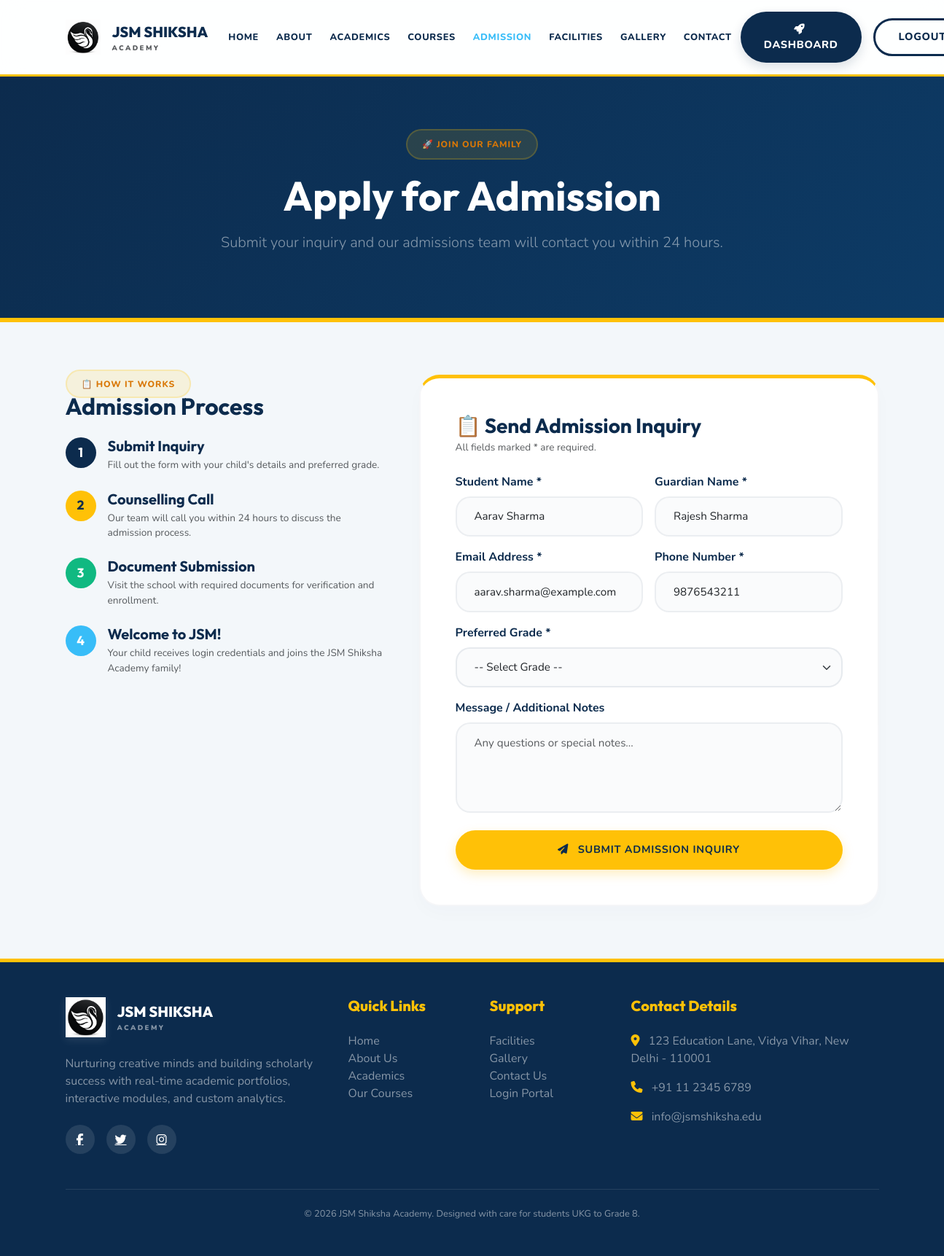
The page /admission/ (signed in) on the database its author committed.
### users/models.py (models this page shows, shortened)
class StudentProfile(models.Model):
    class Status(models.TextChoices):
        ACTIVE = "active", "Active"
        GRADUATED = "graduated", "Graduated"
        TRANSFERRED = "transferred", "Transferred"
        INACTIVE = "inactive", "Inactive"
    user = models.OneToOneField(User, on_delete=models.CASCADE, related_name="student_profile")
    admission_number = models.CharField(max_length=40, unique=True)
    roll_number = models.CharField(max_length=30, blank=True)
    classroom = models.ForeignKey(
        "academics.ClassRoom",
        on_delete=models.SET_NULL,
        related_name="students",
        blank=True,
        null=True,
    )
    date_of_birth = models.DateField(blank=True, null=True)
    guardian_name = models.CharField(max_length=120, blank=True, null=True, default="")
    guardian_phone = models.CharField(max_length=20, blank=True, null=True, default="")
    father_name = models.CharField(max_length=120, blank=True, null=True, default="")
    mother_name = models.CharField(max_length=120, blank=True, null=True, default="")
    emergency_contact = models.CharField(max_length=20, blank=True, null=True, default="")
    house = models.CharField(max_length=80, blank=True, null=True, default="")
    bus_route = models.CharField(max_length=80, blank=True, null=True, default="")
    aadhaar_number = models.CharField(max_length=20, blank=True, null=True, default="")
    blood_group = models.CharField(max_length=10, blank=True, null=True, default="")
    previous_school = models.CharField(max_length=150, blank=True, null=True, default="")
    admission_class = models.CharField(max_length=50, blank=True, null=True, default="")
    guardian_occupation = models.CharField(max_length=120, blank=True, null=True, default="")
    birth_certificate = models.FileField(upload_to="birth_certs/", blank=True, null=True)
    student_signature = models.ImageField(upload_to="student_signatures/", blank=True, null=True)
    religion = models.CharField(max_length=50, blank=True, null=True, default="")
    nationality = models.CharField(max_length=50, blank=True, null=True, default="Indian")
    transport = models.CharField(max_length=120, blank=True, null=True, default="")
    medical_notes = models.TextField(blank=True, null=True, default="")
    documents = models.FileField(upload_to="student_docs/", blank=True, null=True)
    status = models.CharField(max_length=20, choices=Status.choices, default=Status.ACTIVE)
    is_profile_complete = models.BooleanField(default=False)
    created_at = models.DateTimeField(auto_now_add=True)
    updated_at = models.DateTimeField(auto_now=True)

class User(AbstractUser):
    class Roles(models.TextChoices):
        ADMIN = "admin", "Admin"
        TEACHER = "teacher", "Teacher"
        STUDENT = "student", "Student"
    email = models.EmailField(unique=True)
    role = models.CharField(max_length=20, choices=Roles.choices, default=Roles.STUDENT)
    phone = models.CharField(max_length=20, blank=True, null=True, default="")
    address = models.TextField(blank=True, null=True, default="")
    bio = models.TextField(blank=True, null=True, default="")
    avatar = models.ImageField(upload_to="avatars/", blank=True, null=True)
    is_verified = models.BooleanField(default=True)
    date_of_birth = models.DateField(blank=True, null=True)
    gender = models.CharField(max_length=20, blank=True, null=True, default="")
    city = models.CharField(max_length=80, blank=True, null=True, default="")
    state = models.CharField(max_length=80, blank=True, null=True, default="")
    country = models.CharField(max_length=80, blank=True, null=True, default="")
    pincode = models.CharField(max_length=20, blank=True, null=True, default="")
    employee_id = models.CharField(max_length=40, blank=True)
    joining_date = models.DateField(blank=True, null=True)
    profile_visibility = models.BooleanField(default=True)
    email_notifications = models.BooleanField(default=True)
    system_notifications = models.BooleanField(default=True)
    theme = models.CharField(max_length=20, default="light")
    language = models.CharField(max_length=20, default="en")
    registration_status = models.CharField(
        max_length=20,
        choices=[('pending', 'Pending Approval'), ('approved', 'Approved'), ('rejected', 'Rejected')],
        default='approved'
    )
    approved_at = models.DateTimeField(blank=True, null=True)
    approved_by = models.ForeignKey(
        'self',
        on_delete=models.SET_NULL,
        blank=True,
        null=True,
        related_name='approved_users'
    )
    rejected_reason = models.TextField(blank=True)
    created_at = models.DateTimeField(auto_now_add=True)
    updated_at = models.DateTimeField(auto_now=True)

### dashboard/views.py (the view)
# urls.py: path("admission/", views.admission_view, name="admission"),
def admission_view(request):
    if request.method == "POST":
        form = AdmissionInquiryForm(request.POST)
        if form.is_valid():
            inquiry = form.save(commit=False)
            if request.user.is_authenticated:
                inquiry.user = request.user
            inquiry.save()
            messages.success(
                request,
                "Thank you! Your admission inquiry has been received. Our team will contact you shortly.",
                extra_tags='inquiry_success'
            )
            return redirect("admission")
    else:
        initial_data = {}
        if request.user.is_authenticated:
            initial_data['email'] = request.user.email
            initial_data['phone'] = request.user.phone
            initial_data['student_name'] = f"{request.user.first_name} {request.user.last_name}".strip()
            if hasattr(request.user, 'student_profile'):
                initial_data['guardian_name'] = request.user.student_profile.guardian_name
                initial_data['phone'] = request.user.student_profile.guardian_phone or request.user.phone
        form = AdmissionInquiryForm(initial=initial_data)
    return render(request, "home/admission.html", {"form": form})

### dashboard/forms.py
class AdmissionInquiryForm(forms.ModelForm):
    class Meta:
        model = Inquiry
        fields = ["student_name", "guardian_name", "email", "phone", "preferred_class", "message"]
        widgets = {
            "student_name": forms.TextInput(attrs={"class": "form-control rounded-xl p-3", "placeholder": "Student's Full Name"}),
            "guardian_name": forms.TextInput(attrs={"class": "form-control rounded-xl p-3", "placeholder": "Guardian's Full Name"}),
            "email": forms.EmailInput(attrs={"class": "form-control rounded-xl p-3", "placeholder": "Email Address"}),
            "phone": forms.TextInput(attrs={"class": "form-control rounded-xl p-3", "placeholder": "Contact Number"}),
            "preferred_class": forms.TextInput(attrs={"class": "form-control rounded-xl p-3", "placeholder": "Class seeking admission to (e.g. Grade 10)"}),
            "message": forms.Textarea(attrs={"class": "form-control rounded-xl p-3", "rows": 3, "placeholder": "Any special remarks or prior academy details..."}),
        }

### templates/home/admission.html (shortened to what this page needs)
{% extends "base.html" %}
{% load static %}
{% block content %}
<div class="py-5 text-white" style="background: linear-gradient(135deg, var(--primary-color) 0%, #0d3b66 100%); border-bottom: 6px solid var(--accent-color);">
    <div class="container py-4 text-center">
        <span class="badge-premium-gold mb-3 d-inline-block">🚀 Join Our Family</span>
        <h1 class="display-4 fw-bold text-white mb-3" style="font-family:'Outfit',sans-serif;">Apply for Admission</h1>
        <p class="lead text-white-50">Submit your inquiry and our admissions team will contact you within 24 hours.</p>
    </div>
</div>
<div class="py-5">
    <div class="container py-4">
        <div class="row g-5 align-items-start">
            <div class="col-lg-5">
                <span class="badge-premium-gold mb-3">📋 How It Works</span>
                <h2 class="fw-bold mb-4" style="color:var(--primary-color); font-family:'Outfit',sans-serif;">Admission Process</h2>
                <div class="d-flex flex-column gap-4">
                    <div class="d-flex align-items-start gap-3">
                        <div class="rounded-circle d-flex align-items-center justify-content-center fw-bold text-white flex-shrink-0" style="width:42px; height:42px; background:var(--primary-color); font-family:'Outfit',sans-serif; font-size:1.1rem;">1</div>
                        <div>
                            <h5 class="fw-bold mb-1" style="color:var(--primary-color);">Submit Inquiry</h5>
                            <p class="text-muted mb-0" style="font-size:0.85rem;">Fill out the form with your child's details and preferred grade.</p>
                        </div>
                    </div>
                    <div class="d-flex align-items-start gap-3">
                        <div class="rounded-circle d-flex align-items-center justify-content-center fw-bold text-white flex-shrink-0" style="width:42px; height:42px; background:var(--accent-color); color:var(--primary-color) !important; font-family:'Outfit',sans-serif; font-size:1.1rem;">2</div>
                        <div>
                            <h5 class="fw-bold mb-1" style="color:var(--primary-color);">Counselling Call</h5>
                            <p class="text-muted mb-0" style="font-size:0.85rem;">Our team will call you within 24 hours to discuss the admission process.</p>
                        </div>
                    </div>
                    <div class="d-flex align-items-start gap-3">
                        <div class="rounded-circle d-flex align-items-center justify-content-center fw-bold text-white flex-shrink-0" style="width:42px; height:42px; background:var(--pastel-green); font-family:'Outfit',sans-serif; font-size:1.1rem;">3</div>
                        <div>
                            <h5 class="fw-bold mb-1" style="color:var(--primary-color);">Document Submission</h5>
                            <p class="text-muted mb-0" style="font-size:0.85rem;">Visit the school with required documents for verification and enrollment.</p>
                        </div>
                    </div>
                    <div class="d-flex align-items-start gap-3">
                        <div class="rounded-circle d-flex align-items-center justify-content-center fw-bold text-white flex-shrink-0" style="width:42px; height:42px; background:var(--sky-blue); font-family:'Outfit',sans-serif; font-size:1.1rem;">4</div>
                        <div>
                            <h5 class="fw-bold mb-1" style="color:var(--primary-color);">Welcome to JSM!</h5>
                            <p class="text-muted mb-0" style="font-size:0.85rem;">Your child receives login credentials and joins the JSM Shiksha Academy family!</p>
                        </div>
                    </div>
                </div>
            </div>
            <div class="col-lg-7">
                <div class="premium-card p-4 p-md-5 bg-white" style="border-top:5px solid var(--accent-color) !important;">
                    <h3 class="fw-bold mb-1" style="color:var(--primary-color); font-family:'Outfit',sans-serif;">📋 Send Admission Inquiry</h3>
                    <p class="text-muted mb-4" style="font-size:0.85rem;">All fields marked * are required.</p>
                    <form method="post">
                        <div class="row g-3">
                            <div class="col-md-6">
                                <label class="form-label fw-bold text-sm" style="color:var(--primary-color);">Student Name *</label>
                                <input type="text" name="student_name" class="form-control" placeholder="Child's full name" value="{{ form.student_name.value|default:'' }}" required>
                            </div>
                            <div class="col-md-6">
                                <label class="form-label fw-bold text-sm" style="color:var(--primary-color);">Guardian Name *</label>
                                <input type="text" name="guardian_name" class="form-control" placeholder="Parent or Guardian's full name" value="{{ form.guardian_name.value|default:'' }}" required>
                            </div>
                            <div class="col-md-6">
                                <label class="form-label fw-bold text-sm" style="color:var(--primary-color);">Email Address *</label>
                                <input type="email" name="email" class="form-control" placeholder="Parent email" value="{{ form.email.value|default:'' }}" required>
                            </div>
                            <div class="col-md-6">
                                <label class="form-label fw-bold text-sm" style="color:var(--primary-color);">Phone Number *</label>
                                <input type="tel" name="phone" class="form-control" placeholder="+91 XXXXXXXXXX" value="{{ form.phone.value|default:'' }}" required>
                            </div>
                            <div class="col-md-12">
                                <label class="form-label fw-bold text-sm" style="color:var(--primary-color);">Preferred Grade *</label>
                                <select name="preferred_class" class="form-select" required>
                                    <option value="">-- Select Grade --</option>
                                </select>
                            </div>
                            <div class="col-12">
                                <label class="form-label fw-bold text-sm" style="color:var(--primary-color);">Message / Additional Notes</label>
                                <textarea name="message" class="form-control" rows="4" placeholder="Any questions or special notes...">{{ form.message.value|default:'' }}</textarea>
                            </div>
                        </div>
                        <div class="mt-4">
                            <button type="submit" class="btn btn-premium-accent rounded-pill w-100 py-3 fw-bold">
                                <i class="fa-solid fa-paper-plane me-2"></i> Submit Admission Inquiry
                            </button>
                        </div>
                    </form>
                </div>
            </div>
        </div>
    </div>
</div>
{% endblock %}

### rows shown on the page
StudentProfile: guardian_name "Rajesh Sharma", phone "9876543211"
User: email "aarav.sharma@example.com"
